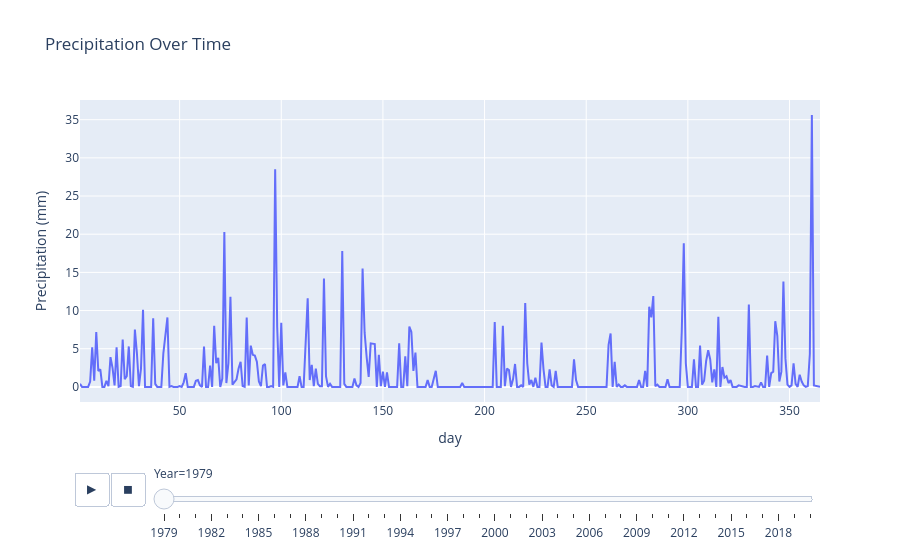

Notebook cell for this chart:
### Code cell
fig4 = px.line(df, x="day", y="precipitation", animation_frame="year", title="Precipitation Over Time",
              labels={"precipitation": "Precipitation (mm)", "year": "Year"})
fig4.show()
fig4.write_html("figures/mean_daily_temp_by_year.html")

### Figure 1 — Plotly figure (JSON) as saved in the notebook; plotly's stock layout.template omitted (floating-point values rounded to 4 significant figures; data arrays with more than 128 entries replaced by an {"elided": "..."} marker saying what was removed)
{"data": [{"hovertemplate": "Year=1979<br>day=%{x}<br>Precipitation (mm)=%{y}<extra></extra>", "legendgroup": "", "line": {"color": "#636efa", "dash": "solid"}, "marker": {"symbol": "circle"}, "mode": "lines", "name": "", "orientation": "v", "showlegend": false, "type": "scatter", "x": {"elided": "364 int values"}, "xaxis": "x", "y": {"elided": "364 float values"}, "yaxis": "y"}], "layout": {"legend": {"tracegroupgap": 0}, "sliders": [{"active": 0, "currentvalue": {"prefix": "Year="}, "len": 0.9, "pad": {"b": 10, "t": 60}, "steps": [{"args": [["1979"], {"frame": {"duration": 0, "redraw": false}, "fromcurrent": true, "mode": "immediate", "transition": {"duration": 0, "easing": "linear"}}], "label": "1979", "method": "animate"}, {"args": [["1980"], {"frame": {"duration": 0, "redraw": false}, "fromcurrent": true, "mode": "immediate", "transition": {"duration": 0, "easing": "linear"}}], "label": "1980", "method": "animate"}, {"args": [["1981"], {"frame": {"duration": 0, "redraw": false}, "fromcurrent": true, "mode": "immediate", "transition": {"duration": 0, "easing": "linear"}}], "label": "1981", "method": "animate"}, {"args": [["1982"], {"frame": {"duration": 0, "redraw": false}, "fromcurrent": true, "mode": "immediate", "transition": {"duration": 0, "easing": "linear"}}], "label": "1982", "method": "animate"}, {"args": [["1983"], {"frame": {"duration": 0, "redraw": false}, "fromcurrent": true, "mode": "immediate", "transition": {"duration": 0, "easing": "linear"}}], "label": "1983", "method": "animate"}, {"args": [["1984"], {"frame": {"duration": 0, "redraw": false}, "fromcurrent": true, "mode": "immediate", "transition": {"duration": 0, "easing": "linear"}}], "label": "1984", "method": "animate"}, {"args": [["1985"], {"frame": {"duration": 0, "redraw": false}, "fromcurrent": true, "mode": "immediate", "transition": {"duration": 0, "easing": "linear"}}], "label": "1985", "method": "animate"}, {"args": [["1986"], {"frame": {"duration": 0, "redraw": false}, "fromcurrent": true, "mode": "immediate", "transition": {"duration": 0, "easing": "linear"}}], "label": "1986", "method": "animate"}, {"args": [["1987"], {"frame": {"duration": 0, "redraw": false}, "fromcurrent": true, "mode": "immediate", "transition": {"duration": 0, "easing": "linear"}}], "label": "1987", "method": "animate"}, {"args": [["1988"], {"frame": {"duration": 0, "redraw": false}, "fromcurrent": true, "mode": "immediate", "transition": {"duration": 0, "easing": "linear"}}], "label": "1988", "method": "animate"}, {"args": [["1989"], {"frame": {"duration": 0, "redraw": false}, "fromcurrent": true, "mode": "immediate", "transition": {"duration": 0, "easing": "linear"}}], "label": "1989", "method": "animate"}, {"args": [["1990"], {"frame": {"duration": 0, "redraw": false}, "fromcurrent": true, "mode": "immediate", "transition": {"duration": 0, "easing": "linear"}}], "label": "1990", "method": "animate"}, {"args": [["1991"], {"frame": {"duration": 0, "redraw": false}, "fromcurrent": true, "mode": "immediate", "transition": {"duration": 0, "easing": "linear"}}], "label": "1991", "method": "animate"}, {"args": [["1992"], {"frame": {"duration": 0, "redraw": false}, "fromcurrent": true, "mode": "immediate", "transition": {"duration": 0, "easing": "linear"}}], "label": "1992", "method": "animate"}, {"args": [["1993"], {"frame": {"duration": 0, "redraw": false}, "fromcurrent": true, "mode": "immediate", "transition": {"duration": 0, "easing": "linear"}}], "label": "1993", "method": "animate"}, {"args": [["1994"], {"frame": {"duration": 0, "redraw": false}, "fromcurrent": true, "mode": "immediate", "transition": {"duration": 0, "easing": "linear"}}], "label": "1994", "method": "animate"}, {"args": [["1995"], {"frame": {"duration": 0, "redraw": false}, "fromcurrent": true, "mode": "immediate", "transition": {"duration": 0, "easing": "linear"}}], "label": "1995", "method": "animate"}, {"args": [["1996"], {"frame": {"duration": 0, "redraw": false}, "fromcurrent": true, "mode": "immediate", "transition": {"duration": 0, "easing": "linear"}}], "label": "1996", "method": "animate"}, {"args": [["1997"], {"frame": {"duration": 0, "redraw": false}, "fromcurrent": true, "mode": "immediate", "transition": {"duration": 0, "easing": "linear"}}], "label": "1997", "method": "animate"}, {"args": [["1998"], {"frame": {"duration": 0, "redraw": false}, "fromcurrent": true, "mode": "immediate", "transition": {"duration": 0, "easing": "linear"}}], "label": "1998", "method": "animate"}, {"args": [["1999"], {"frame": {"duration": 0, "redraw": false}, "fromcurrent": true, "mode": "immediate", "transition": {"duration": 0, "easing": "linear"}}], "label": "1999", "method": "animate"}, {"args": [["2000"], {"frame": {"duration": 0, "redraw": false}, "fromcurrent": true, "mode": "immediate", "transition": {"duration": 0, "easing": "linear"}}], "label": "2000", "method": "animate"}, {"args": [["2001"], {"frame": {"duration": 0, "redraw": false}, "fromcurrent": true, "mode": "immediate", "transition": {"duration": 0, "easing": "linear"}}], "label": "2001", "method": "animate"}, {"args": [["2002"], {"frame": {"duration": 0, "redraw": false}, "fromcurrent": true, "mode": "immediate", "transition": {"duration": 0, "easing": "linear"}}], "label": "2002", "method": "animate"}, {"args": [["2003"], {"frame": {"duration": 0, "redraw": false}, "fromcurrent": true, "mode": "immediate", "transition": {"duration": 0, "easing": "linear"}}], "label": "2003", "method": "animate"}, {"args": [["2004"], {"frame": {"duration": 0, "redraw": false}, "fromcurrent": true, "mode": "immediate", "transition": {"duration": 0, "easing": "linear"}}], "label": "2004", "method": "animate"}, {"args": [["2005"], {"frame": {"duration": 0, "redraw": false}, "fromcurrent": true, "mode": "immediate", "transition": {"duration": 0, "easing": "linear"}}], "label": "2005", "method": "animate"}, {"args": [["2006"], {"frame": {"duration": 0, "redraw": false}, "fromcurrent": true, "mode": "immediate", "transition": {"duration": 0, "easing": "linear"}}], "label": "2006", "method": "animate"}, {"args": [["2007"], {"frame": {"duration": 0, "redraw": false}, "fromcurrent": true, "mode": "immediate", "transition": {"duration": 0, "easing": "linear"}}], "label": "2007", "method": "animate"}, {"args": [["2008"], {"frame": {"duration": 0, "redraw": false}, "fromcurrent": true, "mode": "immediate", "transition": {"duration": 0, "easing": "linear"}}], "label": "2008", "method": "animate"}, {"args": [["2009"], {"frame": {"duration": 0, "redraw": false}, "fromcurrent": true, "mode": "immediate", "transition": {"duration": 0, "easing": "linear"}}], "label": "2009", "method": "animate"}, {"args": [["2010"], {"frame": {"duration": 0, "redraw": false}, "fromcurrent": true, "mode": "immediate", "transition": {"duration": 0, "easing": "linear"}}], "label": "2010", "method": "animate"}, {"args": [["2011"], {"frame": {"duration": 0, "redraw": false}, "fromcurrent": true, "mode": "immediate", "transition": {"duration": 0, "easing": "linear"}}], "label": "2011", "method": "animate"}, {"args": [["2012"], {"frame": {"duration": 0, "redraw": false}, "fromcurrent": true, "mode": "immediate", "transition": {"duration": 0, "easing": "linear"}}], "label": "2012", "method": "animate"}, {"args": [["2013"], {"frame": {"duration": 0, "redraw": false}, "fromcurrent": true, "mode": "immediate", "transition": {"duration": 0, "easing": "linear"}}], "label": "2013", "method": "animate"}, {"args": [["2014"], {"frame": {"duration": 0, "redraw": false}, "fromcurrent": true, "mode": "immediate", "transition": {"duration": 0, "easing": "linear"}}], "label": "2014", "method": "animate"}, {"args": [["2015"], {"frame": {"duration": 0, "redraw": false}, "fromcurrent": true, "mode": "immediate", "transition": {"duration": 0, "easing": "linear"}}], "label": "2015", "method": "animate"}, {"args": [["2016"], {"frame": {"duration": 0, "redraw": false}, "fromcurrent": true, "mode": "immediate", "transition": {"duration": 0, "easing": "linear"}}], "label": "2016", "method": "animate"}, {"args": [["2017"], {"frame": {"duration": 0, "redraw": false}, "fromcurrent": true, "mode": "immediate", "transition": {"duration": 0, "easing": "linear"}}], "label": "2017", "method": "animate"}, {"args": [["2018"], {"frame": {"duration": 0, "redraw": false}, "fromcurrent": true, "mode": "immediate", "transition": {"duration": 0, "easing": "linear"}}], "label": "2018", "method": "animate"}, {"args": [["2019"], {"frame": {"duration": 0, "redraw": false}, "fromcurrent": true, "mode": "immediate", "transition": {"duration": 0, "easing": "linear"}}], "label": "2019", "method": "animate"}, {"args": [["2020"], {"frame": {"duration": 0, "redraw": false}, "fromcurrent": true, "mode": "immediate", "transition": {"duration": 0, "easing": "linear"}}], "label": "2020", "method": "animate"}], "x": 0.1, "xanchor": "left", "y": 0, "yanchor": "top"}], "title": {"text": "Precipitation Over Time"}, "updatemenus": [{"buttons": [{"args": [null, {"frame": {"duration": 500, "redraw": false}, "fromcurrent": true, "mode": "immediate", "transition": {"duration": 500, "easing": "linear"}}], "label": "&#9654;", "method": "animate"}, {"args": [[null], {"frame": {"duration": 0, "redraw": false}, "fromcurrent": true, "mode": "immediate", "transition": {"duration": 0, "easing": "linear"}}], "label": "&#9724;", "method": "animate"}], "direction": "left", "pad": {"r": 10, "t": 70}, "showactive": false, "type": "buttons", "x": 0.1, "xanchor": "right", "y": 0, "yanchor": "top"}], "xaxis": {"anchor": "y", "domain": [0, 1], "title": {"text": "day"}}, "yaxis": {"anchor": "x", "domain": [0, 1], "title": {"text": "Precipitation (mm)"}}}}
